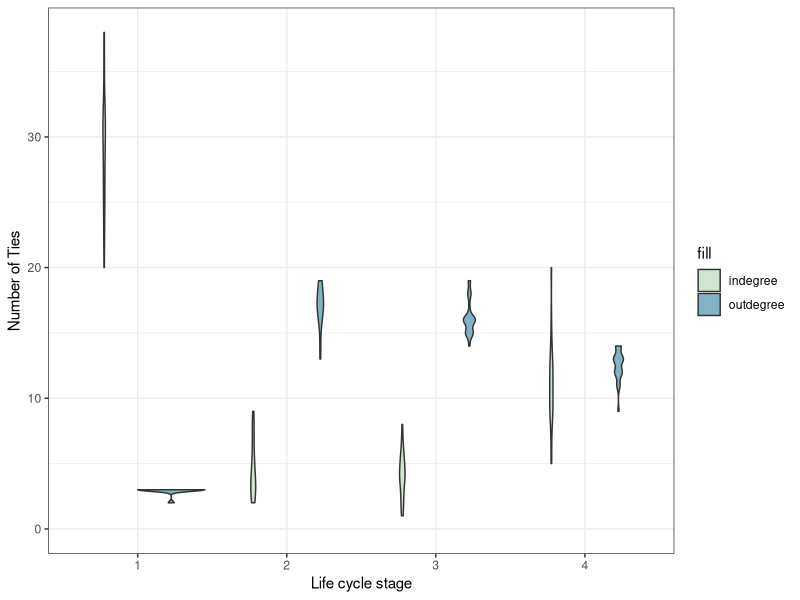
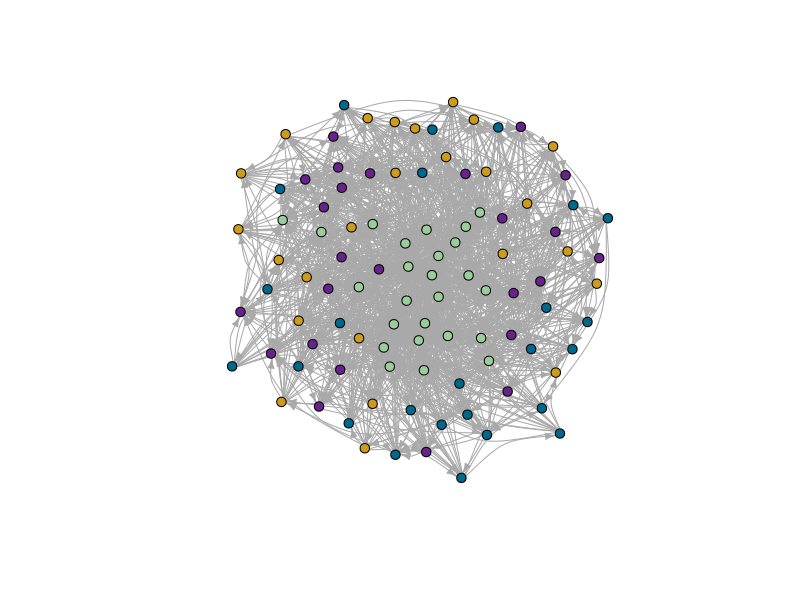
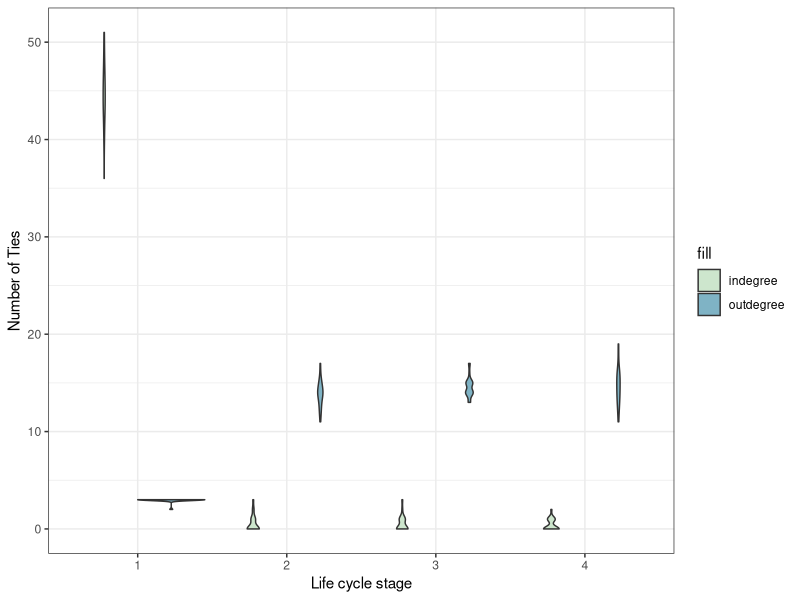
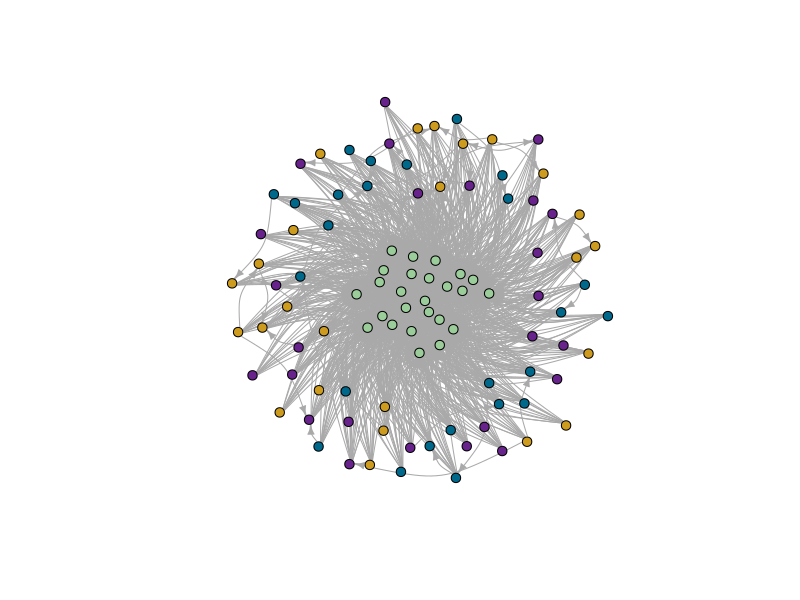
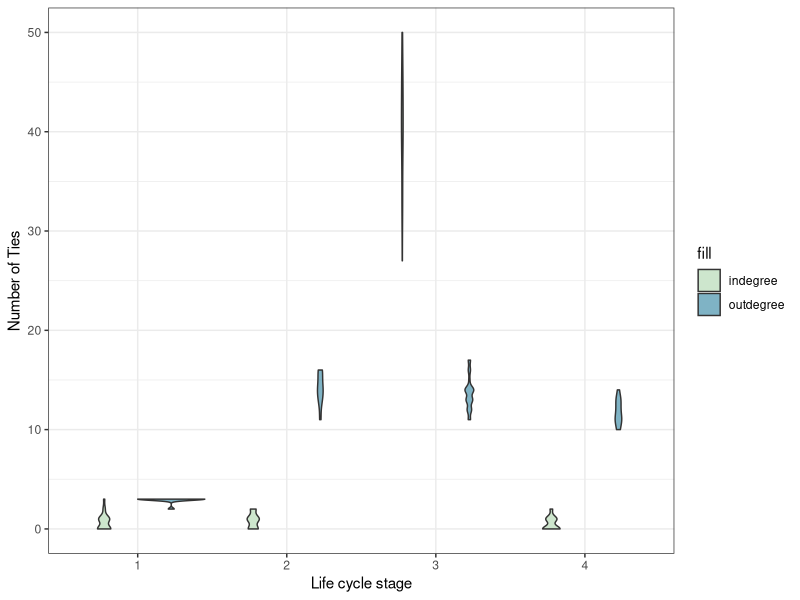
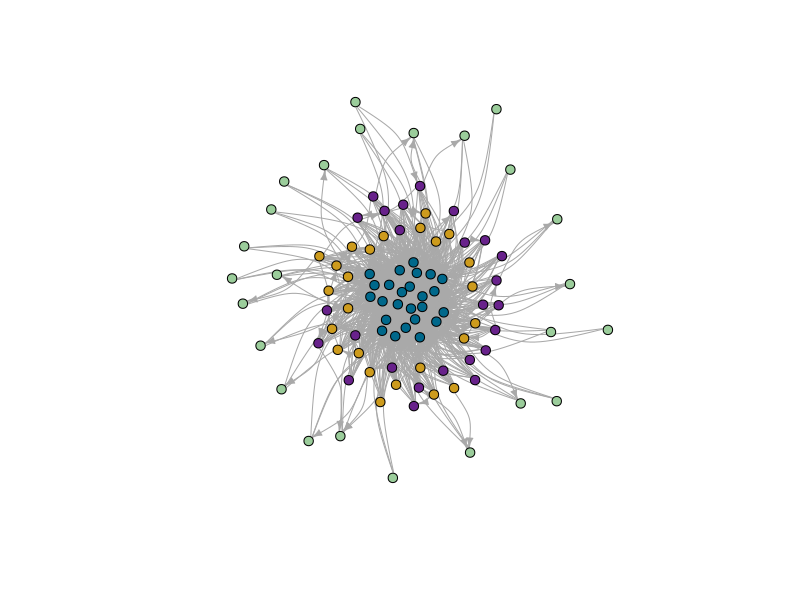
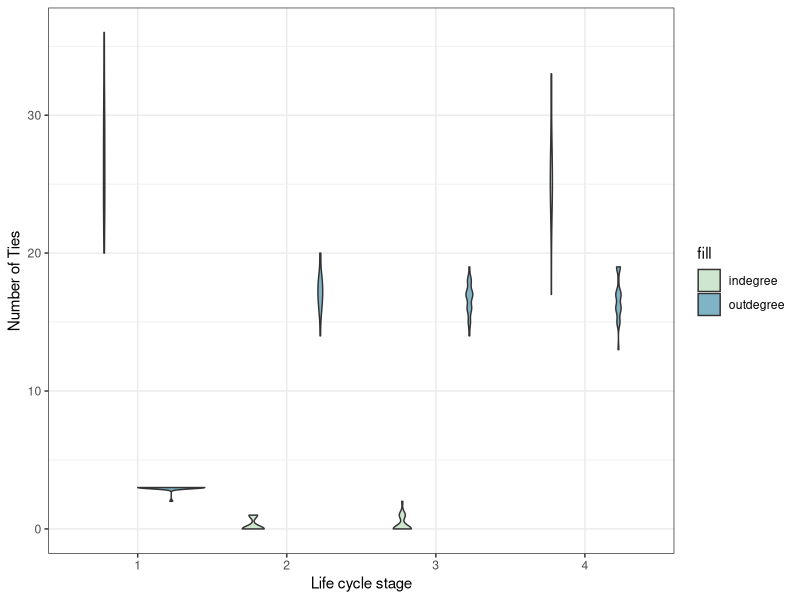
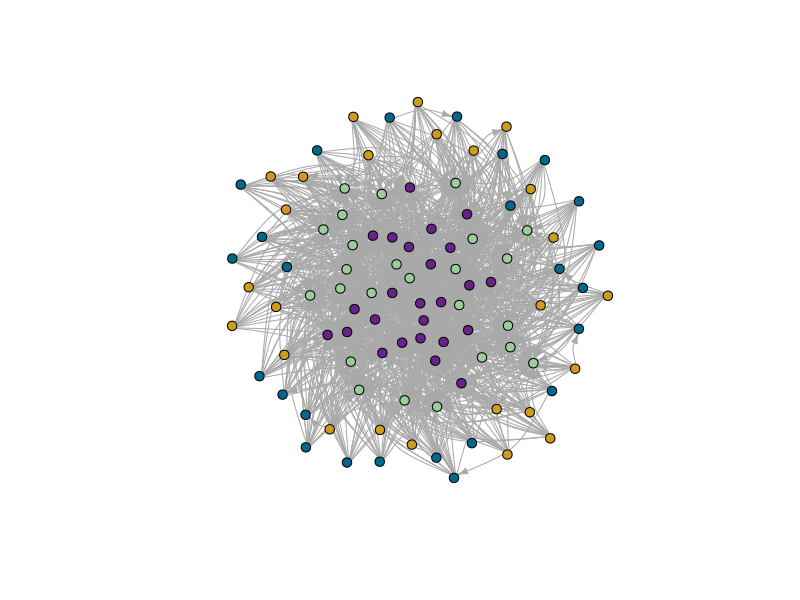

The R source for these figures, in order:
# Simulate network with SBM and node-specific max degree ----

# Load packages
#install.packages("igraph")
library(igraph)
#install.packages("ggplot2")
library(ggplot2)

## Function to simulate SBM with max out degre ----

# Load function
simulate_SBM_max_degree <- function(n, block_sizes, block_probs, max_deg, block_assignments) {
  adj_matrix <- matrix(0, nrow = n, ncol = n)
  for (i in 1:n) {
    potential_out_edges <- setdiff(1:n, i)
    prob <- block_probs[block_assignments[i], block_assignments[potential_out_edges]]
    prob[is.na(prob)] <- 0
    out_edges <- sample(potential_out_edges, size = max_deg[i], replace = TRUE, prob = prob)
    adj_matrix[i, out_edges] <- 1
      }
  return(adj_matrix)
}

### Set the parameters ----

# Specify the number of nodes and the number of blocks
N <- 100
num_blocks <- 4
block_sizes <- c(25, 25, 25, 25)

# Given eventual changing block assignments (e.g., individuals age), should probably create a unique ID for individuals and match on that
#create a data frame for individuals and their IDs
indiv <- data.frame(
  ID = 1:N, 
  block_assignments = rep(1:4, each=25)
)

# Define maximum out-degree for each node
# Here we create a vector of max outdegrees for each block
# But you can just supply the vector of food return counts
food_returns <- c(rep(3, 25), rep(20, 25), rep(20, 25), rep(15, 25))
max_deg <- food_returns

# Specify the probability of a connection between each pair of blocks
# This is the probability of each block sharing with each other block
# e.g., think of block 1 as kids and they are very unlike to share
# column 2 could be young adults and they're likely to share most with children and elderly (i.e., elements 1 and 4 in that column)
# Need to play around with the probabilities
block_probs <- matrix(c(0.001, 0.01, 0.01, 0.01,
                        0.001, 0.001, 0.001, 0.001,
                        0.001, 0.001, 0.001, 0.001,
                        0.001, 0.01, 0.001, 0.001),
                      nrow = num_blocks, ncol = num_blocks)
block_probs

### Generate the network ----

network <- simulate_SBM_max_degree(N, block_sizes, block_probs, max_deg, indiv$block_assignments)

#number of ties observed in the network 
sum(network)

# Look to see who's sending and receiving ties
indiv$out_degree <- rowSums(network)
indiv$in_degree <- colSums(network)
#check how it looks like
indiv

#plot it!
#prepare data
data <- reshape(indiv, 
        direction = "long",
        varying = list(names(indiv)[3:4]),
        v.names = "value",
        idvar = c("ID", "block_assignments"),
        timevar = "degree",
        times = c("outdegree", "indegree")
       )

y_limit_max <- range(data$value)[2]
# Take a quick look at the distributions of in and out-degree
  ggplot(data, aes(fill=factor(degree), y=value, x=factor(block_assignments))) + 
    geom_violin(position="dodge", alpha=0.5) +
    scale_fill_manual(values=c("darkseagreen3", "deepskyblue4"), name="fill") +
    theme_bw()  +
    xlab("Life cycle stage") +
    ylab("Number of Ties") +
    ylim(0,y_limit_max)

#prepare network plot
g <- graph_from_adjacency_matrix(network)
V(g)$ID <- indiv$ID
V(g)$stage_class <- indiv$block_assignments[match(V(g)$ID, indiv$ID)]
V(g)$colour[V(g)$stage_class == 1] <- "darkseagreen3" #juvenile
V(g)$colour[V(g)$stage_class == 2] <- "goldenrod3" #adult
V(g)$colour[V(g)$stage_class == 3] <- "deepskyblue4" #reproductive career
V(g)$colour[V(g)$stage_class == 4] <- "darkorchid4" #post-reproductive

#check network properties
edge_density(g)
reciprocity(g)
transitivity(g)
centralization.degree(g, "out")
centralization.degree(g, "in")

# Lets plot to see what the network looks like
# We'll colour by stage class 
plot(g, edge.arrow.size=0.5, vertex.size=5,
      vertex.label = NA, vertex.color = V(g)$colour, edge.curved=0.4, layout = layout_nicely)

## Playing with the network ----

### Change the probabilities in the block matrix ----

#### Resource transfers towards juveniles ----

# Specify the number of nodes and the number of blocks
N <- 100
num_blocks <- 4
block_sizes <- c(25, 25, 25, 25)

# Given eventual changing block assignments (e.g., individuals age), should probably create a unique ID for individuals and match on that
#create a data frame for individuals and their IDs
indiv_downt <- data.frame(
  ID = 1:N, 
  block_assignments = rep(1:4, each=25)
)

# Define maximum out-degree for each node
# Here we create a vector of max outdegrees for each block
# But you can just supply the vector of food return counts
food_returns <- c(rep(3, 25), rep(20, 25), rep(20, 25), rep(20, 25))
max_deg <- food_returns

# set up a block matrix where juveniles are the ones that receive more but share the less (i.e. downward transfers) 
block_probs_downt <- matrix(c(0.1, 0.1, 0.1, 0.1,
                        0.001, 0.001, 0.001, 0.001,
                        0.001, 0.001, 0.001, 0.001,
                        0.001, 0.001, 0.001, 0.001),
                      nrow = num_blocks, ncol = num_blocks)
block_probs_downt

##### Generate the network ----

network <- simulate_SBM_max_degree(N, block_sizes, block_probs_downt, max_deg, indiv_downt$block_assignments)

#number of ties observed in the network 
sum(network)

# Look to see who's sending and receiving ties
indiv_downt$out_degree <- rowSums(network)
indiv_downt$in_degree <- colSums(network)
#check how it looks like
indiv_downt

#plot it!
#prepare data
data <- reshape(indiv_downt, 
                direction = "long",
                varying = list(names(indiv_downt)[3:4]),
                v.names = "value",
                idvar = c("ID", "block_assignments"),
                timevar = "degree",
                times = c("outdegree", "indegree")
)

y_limit_max <- range(data$value)[2]
# Take a quick look at the distributions of in and out-degree
ggplot(data, aes(fill=factor(degree), y=value, x=factor(block_assignments))) + 
  geom_violin(position="dodge", alpha=0.5) +
  scale_fill_manual(values=c("darkseagreen3", "deepskyblue4"), name="fill") +
  theme_bw()  +
  xlab("Life cycle stage") +
  ylab("Number of Ties") +
  ylim(0,y_limit_max)

#prepare network plot
g_downt <- graph_from_adjacency_matrix(network)
V(g_downt)$ID <- indiv_downt$ID
V(g_downt)$stage_class <- indiv_downt$block_assignments[match(V(g_downt)$ID, indiv_downt$ID)]
V(g_downt)$colour[V(g_downt)$stage_class == 1] <- "darkseagreen3" #juvenile
V(g_downt)$colour[V(g_downt)$stage_class == 2] <- "goldenrod3" #adult
V(g_downt)$colour[V(g_downt)$stage_class == 3] <- "deepskyblue4" #reproductive career
V(g_downt)$colour[V(g_downt)$stage_class == 4] <- "darkorchid4" #post-reproductive
        
#check network properties
edge_density(g_downt)
reciprocity(g_downt)
transitivity(g_downt)
centralization.degree(g_downt, "out")
centralization.degree(g_downt, "in")

# Lets plot to see what the network looks like
# We'll colour by stage class 
plot(g_downt, edge.arrow.size=0.5, vertex.size=5,
       vertex.label = NA, vertex.color = V(g_downt)$colour, edge.curved=0.4, layout = layout_nicely)

#### Resource transfers towards reproductive career ----

# Specify the number of nodes and the number of blocks
N <- 100
num_blocks <- 4
block_sizes <- c(25, 25, 25, 25)

# Given eventual changing block assignments (e.g., individuals age), should probably create a unique ID for individuals and match on that
#create a data frame for individuals and their IDs
indiv_repro <- data.frame(
  ID = 1:N, 
  block_assignments = rep(1:4, each=25)
)

# Define maximum out-degree for each node
# Here we create a vector of max outdegrees for each block
# But you can just supply the vector of food return counts
food_returns <- c(rep(3, 25), rep(20, 25), rep(20, 25), rep(15, 25))
max_deg <- food_returns

# set up a block matrix where juveniles are the ones that receive more but share the less (i.e. downward transfers) 
block_probs_repro <- matrix(c(0.001, 0.001, 0.001, 0.001,
                              0.001, 0.001, 0.001, 0.001,
                              0.1, 0.1, 0.1, 0.1,
                              0.001, 0.001, 0.001, 0.001),
                            nrow = num_blocks, ncol = num_blocks)
block_probs_repro

##### Generate the network ----

network <- simulate_SBM_max_degree(N, block_sizes, block_probs_repro, max_deg, indiv_repro$block_assignments)

#number of ties observed in the network 
sum(network)

# Look to see who's sending and receiving ties
indiv_repro$out_degree <- rowSums(network)
indiv_repro$in_degree <- colSums(network)
#check how it looks like
indiv_repro

#plot it!
#prepare data
data <- reshape(indiv_repro, 
                direction = "long",
                varying = list(names(indiv_repro)[3:4]),
                v.names = "value",
                idvar = c("ID", "block_assignments"),
                timevar = "degree",
                times = c("outdegree", "indegree")
)

y_limit_max <- range(data$value)[2]
# Take a quick look at the distributions of in and out-degree
ggplot(data, aes(fill=factor(degree), y=value, x=factor(block_assignments))) + 
  geom_violin(position="dodge", alpha=0.5) +
  scale_fill_manual(values=c("darkseagreen3", "deepskyblue4"), name="fill") +
  theme_bw()  +
  xlab("Life cycle stage") +
  ylab("Number of Ties") +
  ylim(0,y_limit_max)

#prepare network plot
g_repro <- graph_from_adjacency_matrix(network)
V(g_repro)$ID <- indiv_repro$ID
V(g_repro)$stage_class <- indiv_repro$block_assignments[match(V(g_repro)$ID, indiv_repro$ID)]
V(g_repro)$colour[V(g_repro)$stage_class == 1] <- "darkseagreen3" #juvenile
V(g_repro)$colour[V(g_repro)$stage_class == 2] <- "goldenrod3" #adult
V(g_repro)$colour[V(g_repro)$stage_class == 3] <- "deepskyblue4" #reproductive career
V(g_repro)$colour[V(g_repro)$stage_class == 4] <- "darkorchid4" #post-reproductive
        
#check network properties
edge_density(g_repro)
reciprocity(g_repro)
transitivity(g_repro)
centralization.degree(g_repro, "out")
centralization.degree(g_repro, "in")
      
# Lets plot to see what the network looks like
# We'll colour by stage class 
plot(g_repro, edge.arrow.size=0.5, vertex.size=5,
vertex.label = NA, vertex.color = V(g_repro)$colour, edge.curved=0.4, layout = layout_nicely)
      
#### Resource transfers towards juveniles and post-reproductive ----

# Specify the number of nodes and the number of blocks
N <- 100
num_blocks <- 4
block_sizes <- c(25, 25, 25, 25)

# Given eventual changing block assignments (e.g., individuals age), should probably create a unique ID for individuals and match on that
#create a data frame for individuals and their IDs
indiv_juvepost <- data.frame(
  ID = 1:N, 
  block_assignments = rep(1:4, each=25)
)

# Define maximum out-degree for each node
# Here we create a vector of max outdegrees for each block
# But you can just supply the vector of food return counts
food_returns <- c(rep(3, 25), rep(20, 25), rep(20, 25), rep(20, 25))
max_deg <- food_returns

# set up a block matrix where juveniles are the ones that receive more but share the less (i.e. downward transfers) 
block_probs_juvepost <- matrix(c(0.1, 0.1, 0.1, 0.1,
                              0.001, 0.001, 0.001, 0.001,
                              0.001, 0.001, 0.001, 0.001,
                              0.1, 0.1, 0.1, 0.1),
                            nrow = num_blocks, ncol = num_blocks)
block_probs_juvepost

##### Generate the network ----

network <- simulate_SBM_max_degree(N, block_sizes, block_probs_juvepost, max_deg, indiv_juvepost$block_assignments)

#number of ties observed in the network 
sum(network)

# Look to see who's sending and receiving ties
indiv_juvepost$out_degree <- rowSums(network)
indiv_juvepost$in_degree <- colSums(network)
#check how it looks like
indiv_juvepost

#plot it!
#prepare data
data <- reshape(indiv_juvepost, 
                direction = "long",
                varying = list(names(indiv_juvepost)[3:4]),
                v.names = "value",
                idvar = c("ID", "block_assignments"),
                timevar = "degree",
                times = c("outdegree", "indegree")
)

y_limit_max <- range(data$value)[2]
# Take a quick look at the distributions of in and out-degree
ggplot(data, aes(fill=factor(degree), y=value, x=factor(block_assignments))) + 
  geom_violin(position="dodge", alpha=0.5) +
  scale_fill_manual(values=c("darkseagreen3", "deepskyblue4"), name="fill") +
  theme_bw()  +
  xlab("Life cycle stage") +
  ylab("Number of Ties") +
  ylim(0,y_limit_max)

#prepare network plot
g_juvepost <- graph_from_adjacency_matrix(network)
V(g_juvepost)$ID <- indiv_juvepost$ID
V(g_juvepost)$stage_class <- indiv_juvepost$block_assignments[match(V(g_juvepost)$ID, indiv_juvepost$ID)]
V(g_juvepost)$colour[V(g_juvepost)$stage_class == 1] <- "darkseagreen3" #juvenile
V(g_juvepost)$colour[V(g_juvepost)$stage_class == 2] <- "goldenrod3" #adult
V(g_juvepost)$colour[V(g_juvepost)$stage_class == 3] <- "deepskyblue4" #reproductive career
V(g_juvepost)$colour[V(g_juvepost)$stage_class == 4] <- "darkorchid4" #post-reproductive
        
#check network properties
edge_density(g_juvepost)
reciprocity(g_juvepost)
transitivity(g_juvepost)
centralization.degree(g_juvepost, "out")
centralization.degree(g_juvepost, "in")
      
# Lets plot to see what the network looks like
# We'll colour by stage class 
plot(g_juvepost, edge.arrow.size=0.5, vertex.size=5,
vertex.label = NA, vertex.color = V(g_juvepost)$colour, edge.curved=0.4, layout = layout_nicely)

#### Resource transfers towards juveniles and reproductive career ----

# Specify the number of nodes and the number of blocks
N <- 100
num_blocks <- 4
block_sizes <- c(25, 25, 25, 25)

# Given eventual changing block assignments (e.g., individuals age), should probably create a unique ID for individuals and match on that
#create a data frame for individuals and their IDs
indiv_juverepro <- data.frame(
  ID = 1:N, 
  block_assignments = rep(1:4, each=25)
)

# Define maximum out-degree for each node
# Here we create a vector of max outdegrees for each block
# But you can just supply the vector of food return counts
food_returns <- c(rep(3, 25), rep(20, 25), rep(20, 25), rep(15, 25))
max_deg <- food_returns

# set up a block matrix where juveniles are the ones that receive more but share the less (i.e. downward transfers) 
block_probs_juverepro <- matrix(c(0.1, 0.1, 0.1, 0.1,
                                 0.001, 0.001, 0.001, 0.001,
                                 0.1, 0.1, 0.1, 0.1,
                                 0.001, 0.001, 0.001, 0.001),
                               nrow = num_blocks, ncol = num_blocks)
block_probs_juverepro

##### Generate the network ----

network <- simulate_SBM_max_degree(N, block_sizes, block_probs_juverepro, max_deg, indiv_juverepro$block_assignments)

#number of ties observed in the network 
sum(network)

# Look to see who's sending and receiving ties
indiv_juverepro$out_degree <- rowSums(network)
indiv_juverepro$in_degree <- colSums(network)
#check how it looks like
indiv_juverepro

#plot it!
#prepare data
data <- reshape(indiv_juverepro, 
                direction = "long",
                varying = list(names(indiv_juverepro)[3:4]),
                v.names = "value",
                idvar = c("ID", "block_assignments"),
                timevar = "degree",
                times = c("outdegree", "indegree")
)

y_limit_max <- range(data$value)[2]
# Take a quick look at the distributions of in and out-degree
ggplot(data, aes(fill=factor(degree), y=value, x=factor(block_assignments))) + 
  geom_violin(position="dodge", alpha=0.5) +
  scale_fill_manual(values=c("darkseagreen3", "deepskyblue4"), name="fill") +
  theme_bw()  +
  xlab("Life cycle stage") +
  ylab("Number of Ties") +
  ylim(0,y_limit_max)

#prepare network plot
g_juverepro <- graph_from_adjacency_matrix(network)
V(g_juverepro)$ID <- indiv_juverepro$ID
V(g_juverepro)$stage_class <- indiv_juverepro$block_assignments[match(V(g_juverepro)$ID, indiv_juverepro$ID)]
V(g_juverepro)$colour[V(g_juverepro)$stage_class == 1] <- "darkseagreen3" #juvenile
V(g_juverepro)$colour[V(g_juverepro)$stage_class == 2] <- "goldenrod3" #adult
V(g_juverepro)$colour[V(g_juverepro)$stage_class == 3] <- "deepskyblue4" #reproductive career
V(g_juverepro)$colour[V(g_juverepro)$stage_class == 4] <- "darkorchid4" #post-reproductive
        
#check network properties
edge_density(g_juverepro)
reciprocity(g_juverepro)
transitivity(g_juverepro)
centralization.degree(g_juverepro, "out")
centralization.degree(g_juverepro, "in")
      
# Lets plot to see what the network looks like
# We'll colour by stage class 
plot(g_juverepro, edge.arrow.size=0.5, vertex.size=5,
vertex.label = NA, vertex.color = V(g_juverepro)$colour, edge.curved=0.4, layout = layout_nicely)

#### Resource transfers towards juveniles, reproductive career, and post-reproductive ----

# Specify the number of nodes and the number of blocks
N <- 100
num_blocks <- 4
block_sizes <- c(25, 25, 25, 25)

# Given eventual changing block assignments (e.g., individuals age), should probably create a unique ID for individuals and match on that
#create a data frame for individuals and their IDs
indiv_juverepropost <- data.frame(
  ID = 1:N, 
  block_assignments = rep(1:4, each=25)
)

# Define maximum out-degree for each node
# Here we create a vector of max outdegrees for each block
# But you can just supply the vector of food return counts
food_returns <- c(rep(3, 25), rep(20, 25), rep(20, 25), rep(15, 25))
max_deg <- food_returns

# set up a block matrix where juveniles are the ones that receive more but share the less (i.e. downward transfers) 
block_probs_juverepropost <- matrix(c(0.1, 0.1, 0.1, 0.1,
                                  0.001, 0.001, 0.001, 0.001,
                                  0.1, 0.1, 0.1, 0.1,
                                  0.1, 0.1, 0.1, 0.1),
                                nrow = num_blocks, ncol = num_blocks)
block_probs_juverepropost

##### Generate the network ----

network <- simulate_SBM_max_degree(N, block_sizes, block_probs_juverepropost, max_deg, indiv_juverepropost$block_assignments)

#number of ties observed in the network 
sum(network)

# Look to see who's sending and receiving ties
indiv_juverepropost$out_degree <- rowSums(network)
indiv_juverepropost$in_degree <- colSums(network)
#check how it looks like
indiv_juverepropost

#plot it!
#prepare data
data <- reshape(indiv_juverepropost, 
                direction = "long",
                varying = list(names(indiv_juverepropost)[3:4]),
                v.names = "value",
                idvar = c("ID", "block_assignments"),
                timevar = "degree",
                times = c("outdegree", "indegree")
)

y_limit_max <- range(data$value)[2]
# Take a quick look at the distributions of in and out-degree
ggplot(data, aes(fill=factor(degree), y=value, x=factor(block_assignments))) + 
  geom_violin(position="dodge", alpha=0.5) +
  scale_fill_manual(values=c("darkseagreen3", "deepskyblue4"), name="fill") +
  theme_bw()  +
  xlab("Life cycle stage") +
  ylab("Number of Ties") +
  ylim(0,y_limit_max)

#prepare network plot
g_juverepropost <- graph_from_adjacency_matrix(network)
V(g_juverepropost)$ID <- indiv_juverepropost$ID
V(g_juverepropost)$stage_class <- indiv_juverepropost$block_assignments[match(V(g_juverepropost)$ID, indiv_juverepropost$ID)]
V(g_juverepropost)$colour[V(g_juverepropost)$stage_class == 1] <- "darkseagreen3" #juvenile
V(g_juverepropost)$colour[V(g_juverepropost)$stage_class == 2] <- "goldenrod3" #adult
V(g_juverepropost)$colour[V(g_juverepropost)$stage_class == 3] <- "deepskyblue4" #reproductive career
V(g_juverepropost)$colour[V(g_juverepropost)$stage_class == 4] <- "darkorchid4" #post-reproductive
        
#check network properties
edge_density(g_juverepropost)
reciprocity(g_juverepropost)
transitivity(g_juverepropost)
centralization.degree(g_juverepropost, "out")
centralization.degree(g_juverepropost, "in")
      
# Lets plot to see what the network looks like
# We'll colour by stage class 
plot(g_juverepropost, edge.arrow.size=0.5, vertex.size=5,
vertex.label = NA, vertex.color = V(g_juverepropost)$colour, edge.curved=0.4, layout = layout_nicely)

#### Resource transfers equally towards everyone ----

# Specify the number of nodes and the number of blocks
N <- 100
num_blocks <- 4
block_sizes <- c(25, 25, 25, 25)

# Given eventual changing block assignments (e.g., individuals age), should probably create a unique ID for individuals and match on that
#create a data frame for individuals and their IDs
indiv_equal <- data.frame(
  ID = 1:N, 
  block_assignments = rep(1:4, each=25)
)

# Define maximum out-degree for each node
# Here we create a vector of max outdegrees for each block
# But you can just supply the vector of food return counts
food_returns <- c(rep(3, 25), rep(20, 25), rep(20, 25), rep(15, 25))
max_deg <- food_returns

# set up a block matrix where juveniles are the ones that receive more but share the less (i.e. downward transfers) 
block_probs_equal <- matrix(c(0.1, 0.1, 0.1, 0.1,
                                      0.1, 0.1, 0.1, 0.1,
                                      0.1, 0.1, 0.1, 0.1,
                                      0.1, 0.1, 0.1, 0.1),
                                    nrow = num_blocks, ncol = num_blocks)
block_probs_equal

##### Generate the network ----

network <- simulate_SBM_max_degree(N, block_sizes, block_probs_equal, max_deg, indiv_equal$block_assignments)

#number of ties observed in the network 
sum(network)

# Look to see who's sending and receiving ties
indiv_equal$out_degree <- rowSums(network)
indiv_equal$in_degree <- colSums(network)
#check how it looks like
indiv_equal

#plot it!
#prepare data
data <- reshape(indiv_equal, 
                direction = "long",
                varying = list(names(indiv_equal)[3:4]),
                v.names = "value",
                idvar = c("ID", "block_assignments"),
                timevar = "degree",
                times = c("outdegree", "indegree")
)

y_limit_max <- range(data$value)[2]
# Take a quick look at the distributions of in and out-degree
ggplot(data, aes(fill=factor(degree), y=value, x=factor(block_assignments))) + 
  geom_violin(position="dodge", alpha=0.5) +
  scale_fill_manual(values=c("darkseagreen3", "deepskyblue4"), name="fill") +
  theme_bw()  +
  xlab("Life cycle stage") +
  ylab("Number of Ties") +
  ylim(0,y_limit_max)

#prepare network plot
g_equal <- graph_from_adjacency_matrix(network)
V(g_equal)$ID <- indiv_equal$ID
V(g_equal)$stage_class <- indiv_equal$block_assignments[match(V(g_equal)$ID, indiv_equal$ID)]
V(g_equal)$colour[V(g_equal)$stage_class == 1] <- "darkseagreen3" #juvenile
V(g_equal)$colour[V(g_equal)$stage_class == 2] <- "goldenrod3" #adult
V(g_equal)$colour[V(g_equal)$stage_class == 3] <- "deepskyblue4" #reproductive career
V(g_equal)$colour[V(g_equal)$stage_class == 4] <- "darkorchid4" #post-reproductive
        
#check network properties
edge_density(g_equal)
reciprocity(g_equal)
transitivity(g_equal)
centralization.degree(g_equal, "out")
centralization.degree(g_equal, "in")
      
# Lets plot to see what the network looks like
# We'll colour by stage class 
plot(g_equal, edge.arrow.size=0.5, vertex.size=5,
vertex.label = NA, vertex.color = V(g_equal)$colour, edge.curved=0.4, layout = layout_nicely)

#### Resource transfers equally scarce towards everyone ----

# Specify the number of nodes and the number of blocks
N <- 100
num_blocks <- 4
block_sizes <- c(25, 25, 25, 25)

# Given eventual changing block assignments (e.g., individuals age), should probably create a unique ID for individuals and match on that
#create a data frame for individuals and their IDs
indiv_scarce <- data.frame(
  ID = 1:N, 
  block_assignments = rep(1:4, each=25)
)

# Define maximum out-degree for each node
# Here we create a vector of max outdegrees for each block
# But you can just supply the vector of food return counts
food_returns <- c(rep(3, 25), rep(20, 25), rep(20, 25), rep(15, 25))
max_deg <- food_returns

# set up a block matrix where juveniles are the ones that receive more but share the less (i.e. downward transfers) 
block_probs_scarce <- matrix(c(0.001, 0.001, 0.001, 0.001,
                              0.001, 0.001, 0.001, 0.001,
                              0.001, 0.001, 0.001, 0.001,
                              0.001, 0.001, 0.001, 0.001),
                            nrow = num_blocks, ncol = num_blocks)
block_probs_scarce

##### Generate the network ----

network <- simulate_SBM_max_degree(N, block_sizes, block_probs_scarce, max_deg, indiv_scarce$block_assignments)

#number of ties observed in the network 
sum(network)

# Look to see who's sending and receiving ties
indiv_scarce$out_degree <- rowSums(network)
indiv_scarce$in_degree <- colSums(network)
#check how it looks like
indiv_scarce

#plot it!
#prepare data
data <- reshape(indiv_scarce, 
                direction = "long",
                varying = list(names(indiv_scarce)[3:4]),
                v.names = "value",
                idvar = c("ID", "block_assignments"),
                timevar = "degree",
                times = c("outdegree", "indegree")
)

y_limit_max <- range(data$value)[2]
# Take a quick look at the distributions of in and out-degree
ggplot(data, aes(fill=factor(degree), y=value, x=factor(block_assignments))) + 
  geom_violin(position="dodge", alpha=0.5) +
  scale_fill_manual(values=c("darkseagreen3", "deepskyblue4"), name="fill") +
  theme_bw()  +
  xlab("Life cycle stage") +
  ylab("Number of Ties") +
  ylim(0,y_limit_max)

#prepare network plot
g_scarce <- graph_from_adjacency_matrix(network)
V(g_scarce)$ID <- indiv_scarce$ID
V(g_scarce)$stage_class <- indiv_scarce$block_assignments[match(V(g_scarce)$ID, indiv_scarce$ID)]
V(g_scarce)$colour[V(g_scarce)$stage_class == 1] <- "darkseagreen3" #juvenile
V(g_scarce)$colour[V(g_scarce)$stage_class == 2] <- "goldenrod3" #adult
V(g_scarce)$colour[V(g_scarce)$stage_class == 3] <- "deepskyblue4" #reproductive career
V(g_scarce)$colour[V(g_scarce)$stage_class == 4] <- "darkorchid4" #post-reproductive
        
#check network properties
edge_density(g_scarce)
reciprocity(g_scarce)
transitivity(g_scarce)
centralization.degree(g_scarce, "out")
centralization.degree(g_scarce, "in")
      
# Lets plot to see what the network looks like
# We'll colour by stage class 
plot(g_scarce, edge.arrow.size=0.5, vertex.size=5,
vertex.label = NA, vertex.color = V(g_scarce)$colour, edge.curved=0.4, layout = layout_nicely)

#### Resource transfers more realistic ----

# Specify the number of nodes and the number of blocks
N <- 100
num_blocks <- 4
block_sizes <- c(25, 25, 25, 25)

# Given eventual changing block assignments (e.g., individuals age), should probably create a unique ID for individuals and match on that
#create a data frame for individuals and their IDs
indiv_real <- data.frame(
  ID = 1:N, 
  block_assignments = rep(1:4, each=25)
)

# Define maximum out-degree for each node
# Here we create a vector of max outdegrees for each block
# But you can just supply the vector of food return counts
food_returns <- c(rep(3, 25), rep(20, 25), rep(20, 25), rep(15, 25))
max_deg <- food_returns

# set up a block matrix where juveniles are the ones that receive more but share the less (i.e. downward transfers) 
block_probs_real <- matrix(c(0.001, 0.008, 0.008, 0.008,
                             0.001, 0.001, 0.001, 0.001,
                             0.001, 0.002, 0.002, 0.003,
                             0.001, 0.003, 0.003, 0.002),
                             nrow = num_blocks, ncol = num_blocks)
block_probs_real

##### Generate the network ----

network <- simulate_SBM_max_degree(N, block_sizes, block_probs_real, max_deg, indiv_real$block_assignments)

#number of ties observed in the network 
sum(network)

# Look to see who's sending and receiving ties
indiv_real$out_degree <- rowSums(network)
indiv_real$in_degree <- colSums(network)
#check how it looks like
indiv_real

#plot it!
#prepare data
data <- reshape(indiv_real, 
                direction = "long",
                varying = list(names(indiv_real)[3:4]),
                v.names = "value",
                idvar = c("ID", "block_assignments"),
                timevar = "degree",
                times = c("outdegree", "indegree")
)

y_limit_max <- range(data$value)[2]
# Take a quick look at the distributions of in and out-degree
ggplot(data, aes(fill=factor(degree), y=value, x=factor(block_assignments))) + 
  geom_violin(position="dodge", alpha=0.5) +
  scale_fill_manual(values=c("darkseagreen3", "deepskyblue4"), name="fill") +
  theme_bw()  +
  xlab("Life cycle stage") +
  ylab("Number of Ties") +
  ylim(0,y_limit_max)

#prepare network plot
g_real <- graph_from_adjacency_matrix(network)
V(g_real)$ID <- indiv_real$ID
V(g_real)$stage_class <- indiv_real$block_assignments[match(V(g_real)$ID, indiv_real$ID)]
V(g_real)$colour[V(g_real)$stage_class == 1] <- "darkseagreen3" #juvenile
V(g_real)$colour[V(g_real)$stage_class == 2] <- "goldenrod3" #adult
V(g_real)$colour[V(g_real)$stage_class == 3] <- "deepskyblue4" #reproductive career
V(g_real)$colour[V(g_real)$stage_class == 4] <- "darkorchid4" #post-reproductive
        
#check network properties
edge_density(g_real)
reciprocity(g_real)
transitivity(g_real)
centralization.degree(g_real, "out")
centralization.degree(g_real, "in")
      
# Lets plot to see what the network looks like
# We'll colour by stage class 
plot(g_real, edge.arrow.size=0.5, vertex.size=5,
vertex.label = NA, vertex.color = V(g_real)$colour, edge.curved=0.4, layout = layout_nicely)

#### Resource transfers more realistic: low probability ----

# Specify the number of nodes and the number of blocks
N <- 100
num_blocks <- 4
block_sizes <- c(25, 25, 25, 25)

# Given eventual changing block assignments (e.g., individuals age), should probably create a unique ID for individuals and match on that
#create a data frame for individuals and their IDs
indiv_reallow <- data.frame(
  ID = 1:N, 
  block_assignments = rep(1:4, each=25)
)

# Define maximum out-degree for each node
# Here we create a vector of max outdegrees for each block
# But you can just supply the vector of food return counts
food_returns <- c(rep(3, 25), rep(20, 25), rep(20, 25), rep(15, 25))
max_deg <- food_returns

# set up a block matrix where juveniles are the ones that receive more but share the less (i.e. downward transfers) 
block_probs_reallow <- matrix(c(0.0001, 0.0008, 0.0008, 0.0008,
                             0.0001, 0.0001, 0.0001, 0.0001,
                             0.0001, 0.0002, 0.0002, 0.0003,
                             0.0001, 0.0003, 0.0003, 0.0002),
                           nrow = num_blocks, ncol = num_blocks)
block_probs_reallow

##### Generate the network ----

network <- simulate_SBM_max_degree(N, block_sizes, block_probs_reallow, max_deg, indiv_reallow$block_assignments)

#number of ties observed in the network 
sum(network)

# Look to see who's sending and receiving ties
indiv_reallow$out_degree <- rowSums(network)
indiv_reallow$in_degree <- colSums(network)
#check how it looks like
indiv_reallow

#plot it!
#prepare data
data <- reshape(indiv_reallow, 
                direction = "long",
                varying = list(names(indiv_reallow)[3:4]),
                v.names = "value",
                idvar = c("ID", "block_assignments"),
                timevar = "degree",
                times = c("outdegree", "indegree")
)

y_limit_max <- range(data$value)[2]
# Take a quick look at the distributions of in and out-degree
ggplot(data, aes(fill=factor(degree), y=value, x=factor(block_assignments))) + 
  geom_violin(position="dodge", alpha=0.5) +
  scale_fill_manual(values=c("darkseagreen3", "deepskyblue4"), name="fill") +
  theme_bw()  +
  xlab("Life cycle stage") +
  ylab("Number of Ties") +
  ylim(0,y_limit_max)

#prepare network plot
g_reallow <- graph_from_adjacency_matrix(network)
V(g_reallow)$ID <- indiv_reallow$ID
V(g_reallow)$stage_class <- indiv_reallow$block_assignments[match(V(g_reallow)$ID, indiv_reallow$ID)]
V(g_reallow)$colour[V(g_reallow)$stage_class == 1] <- "darkseagreen3" #juvenile
V(g_reallow)$colour[V(g_reallow)$stage_class == 2] <- "goldenrod3" #adult
V(g_reallow)$colour[V(g_reallow)$stage_class == 3] <- "deepskyblue4" #reproductive career
V(g_reallow)$colour[V(g_reallow)$stage_class == 4] <- "darkorchid4" #post-reproductive
        
#check network properties
edge_density(g_reallow)
reciprocity(g_reallow)
transitivity(g_reallow)
centralization.degree(g_reallow, "out")
centralization.degree(g_reallow, "in")
      
# Lets plot to see what the network looks like
# We'll colour by stage class 
plot(g_reallow, edge.arrow.size=0.5, vertex.size=5,
vertex.label = NA, vertex.color = V(g_reallow)$colour, edge.curved=0.4, layout = layout_nicely)
      
#### Resource transfers more realistic: lower max out-degree  ----

# Specify the number of nodes and the number of blocks
N <- 100
num_blocks <- 4
block_sizes <- c(25, 25, 25, 25)

# Given eventual changing block assignments (e.g., individuals age), should probably create a unique ID for individuals and match on that
#create a data frame for individuals and their IDs
indiv_reallow <- data.frame(
  ID = 1:N, 
  block_assignments = rep(1:4, each=25)
)

# Define maximum out-degree for each node
# Here we create a vector of max outdegrees for each block
# But you can just supply the vector of food return counts
food_returns <- c(rep(3, 25), rep(15, 25), rep(15, 25), rep(10, 25))
max_deg <- food_returns

# set up a block matrix where juveniles are the ones that receive more but share the less (i.e. downward transfers) 
block_probs_reallow <- matrix(c(0.001, 0.008, 0.008, 0.008,
                                0.001, 0.001, 0.001, 0.001,
                                0.001, 0.002, 0.002, 0.003,
                                0.001, 0.003, 0.003, 0.002),
                              nrow = num_blocks, ncol = num_blocks)
block_probs_reallow

##### Generate the network ----

network <- simulate_SBM_max_degree(N, block_sizes, block_probs_reallow, max_deg, indiv_reallow$block_assignments)

#number of ties observed in the network 
sum(network)

# Look to see who's sending and receiving ties
indiv_reallow$out_degree <- rowSums(network)
indiv_reallow$in_degree <- colSums(network)
#check how it looks like
indiv_reallow

#plot it!
#prepare data
data <- reshape(indiv_reallow, 
                direction = "long",
                varying = list(names(indiv_reallow)[3:4]),
                v.names = "value",
                idvar = c("ID", "block_assignments"),
                timevar = "degree",
                times = c("outdegree", "indegree")
)

y_limit_max <- range(data$value)[2]
# Take a quick look at the distributions of in and out-degree
ggplot(data, aes(fill=factor(degree), y=value, x=factor(block_assignments))) + 
  geom_violin(position="dodge", alpha=0.5) +
  scale_fill_manual(values=c("darkseagreen3", "deepskyblue4"), name="fill") +
  theme_bw()  +
  xlab("Life cycle stage") +
  ylab("Number of Ties") +
  ylim(0,y_limit_max)

#prepare network plot
g_reallow <- graph_from_adjacency_matrix(network)
V(g_reallow)$ID <- indiv_reallow$ID
V(g_reallow)$stage_class <- indiv_reallow$block_assignments[match(V(g_reallow)$ID, indiv_reallow$ID)]
V(g_reallow)$colour[V(g_reallow)$stage_class == 1] <- "darkseagreen3" #juvenile
V(g_reallow)$colour[V(g_reallow)$stage_class == 2] <- "goldenrod3" #adult
V(g_reallow)$colour[V(g_reallow)$stage_class == 3] <- "deepskyblue4" #reproductive career
V(g_reallow)$colour[V(g_reallow)$stage_class == 4] <- "darkorchid4" #post-reproductive
        
#check network properties
edge_density(g_reallow)
reciprocity(g_reallow)
transitivity(g_reallow)
centralization.degree(g_reallow, "out")
centralization.degree(g_reallow, "in")
      
# Lets plot to see what the network looks like
# We'll colour by stage class 
plot(g_reallow, edge.arrow.size=0.5, vertex.size=5,
vertex.label = NA, vertex.color = V(g_reallow)$colour, edge.curved=0.4, layout = layout_nicely)
      
#### Resource transfers more realistic: lower max out-degree  ----

# Specify the number of nodes and the number of blocks
N <- 100
num_blocks <- 4
block_sizes <- c(25, 25, 25, 25)

# Given eventual changing block assignments (e.g., individuals age), should probably create a unique ID for individuals and match on that
#create a data frame for individuals and their IDs
indiv_reallow <- data.frame(
  ID = 1:N, 
  block_assignments = rep(1:4, each=25)
)

# Define maximum out-degree for each node
# Here we create a vector of max outdegrees for each block
# But you can just supply the vector of food return counts
food_returns <- c(rep(3, 25), rep(15, 25), rep(15, 25), rep(10, 25))
max_deg <- food_returns

# set up a block matrix where juveniles are the ones that receive more but share the less (i.e. downward transfers) 
block_probs_reallow <- matrix(c(0.0001, 0.0008, 0.0008, 0.0008,
                                0.0001, 0.0001, 0.0001, 0.0001,
                                0.0001, 0.0002, 0.0002, 0.0003,
                                0.0001, 0.0003, 0.0003, 0.0002),
                              nrow = num_blocks, ncol = num_blocks)
block_probs_reallow

##### Generate the network ----

network <- simulate_SBM_max_degree(N, block_sizes, block_probs_reallow, max_deg, indiv_reallow$block_assignments)

#number of ties observed in the network 
sum(network)

# Look to see who's sending and receiving ties
indiv_reallow$out_degree <- rowSums(network)
indiv_reallow$in_degree <- colSums(network)
#check how it looks like
indiv_reallow

#plot it!
#prepare data
data <- reshape(indiv_reallow, 
                direction = "long",
                varying = list(names(indiv_reallow)[3:4]),
                v.names = "value",
                idvar = c("ID", "block_assignments"),
                timevar = "degree",
                times = c("outdegree", "indegree")
)

y_limit_max <- range(data$value)[2]
# Take a quick look at the distributions of in and out-degree
ggplot(data, aes(fill=factor(degree), y=value, x=factor(block_assignments))) + 
  geom_violin(position="dodge", alpha=0.5) +
  scale_fill_manual(values=c("darkseagreen3", "deepskyblue4"), name="fill") +
  theme_bw()  +
  xlab("Life cycle stage") +
  ylab("Number of Ties") +
  ylim(0,y_limit_max)

#prepare network plot
g_reallow <- graph_from_adjacency_matrix(network)
V(g_reallow)$ID <- indiv_reallow$ID
V(g_reallow)$stage_class <- indiv_reallow$block_assignments[match(V(g_reallow)$ID, indiv_reallow$ID)]
V(g_reallow)$colour[V(g_reallow)$stage_class == 1] <- "darkseagreen3" #juvenile
V(g_reallow)$colour[V(g_reallow)$stage_class == 2] <- "goldenrod3" #adult
V(g_reallow)$colour[V(g_reallow)$stage_class == 3] <- "deepskyblue4" #reproductive career
V(g_reallow)$colour[V(g_reallow)$stage_class == 4] <- "darkorchid4" #post-reproductive
        
#check network properties
edge_density(g_reallow)
reciprocity(g_reallow)
transitivity(g_reallow)
centralization.degree(g_reallow, "out")
centralization.degree(g_reallow, "in")
      
# Lets plot to see what the network looks like
# We'll colour by stage class 
plot(g_reallow, edge.arrow.size=0.5, vertex.size=5,
vertex.label = NA, vertex.color = V(g_reallow)$colour, edge.curved=0.4, layout = layout_nicely)
      
      
